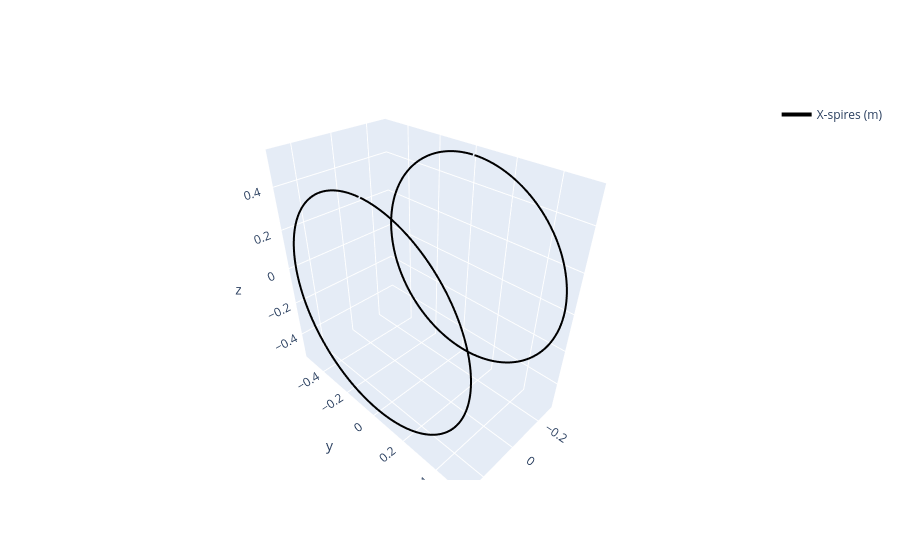

The code cell stored with this chart in its notebook:
### Markdown cell above
Set Spires geometry

### Code cell
##Spawn spires
spires_x_c = X_coil.circular_spires(num_seg)
f0 = None
f0 = hplot.plot_spires(f0, spires_x_c, color='black', row=None, col=None)

# Plot the square spires
f0.show()

### Figure 1 — Plotly figure (JSON) as saved in the notebook; plotly's stock layout.template omitted (floating-point values rounded to 4 significant figures; data arrays with more than 128 entries replaced by an {"elided": "..."} marker saying what was removed)
{"data": [{"legendgroup": "X-spires (m)", "line": {"color": "black", "width": 4}, "mode": "lines", "name": "X-spires (m)", "showlegend": true, "type": "scatter3d", "x": {"elided": "400 float values"}, "y": {"elided": "400 float values"}, "z": {"elided": "400 float values"}}, {"legendgroup": "X-spires (m)", "line": {"color": "black", "width": 4}, "mode": "lines", "showlegend": false, "type": "scatter3d", "x": {"elided": "400 float values"}, "y": {"elided": "400 float values"}, "z": {"elided": "400 float values"}}], "layout": {}}
